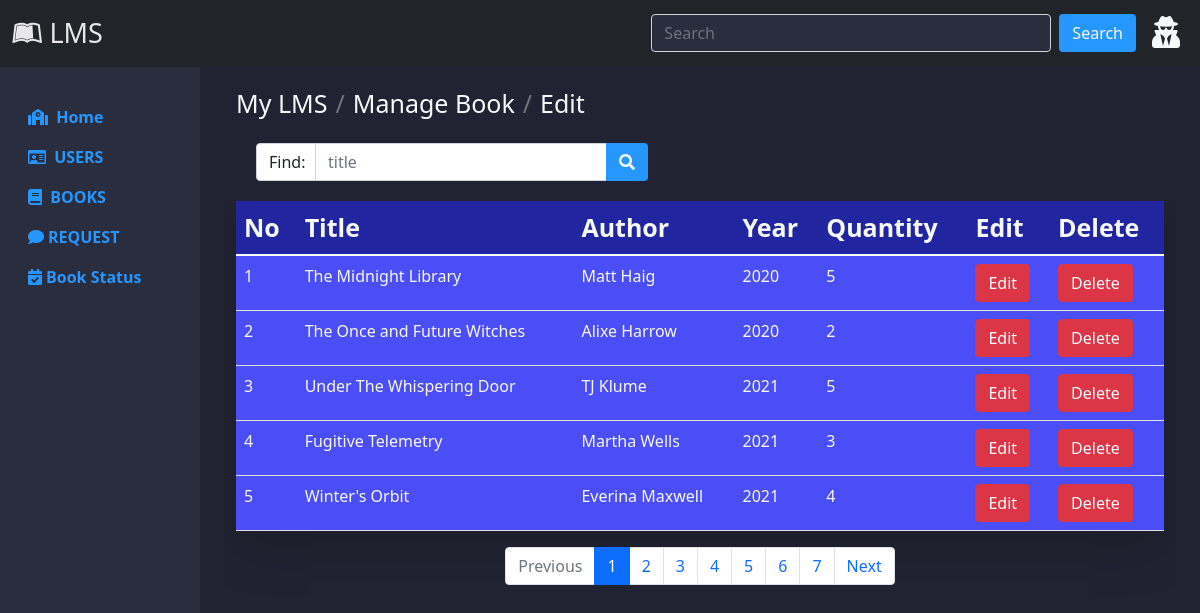
The app's page /bmbook with its own data.
### lms/models.py (models this page shows)
class Book(models.Model):
    title = models.CharField(max_length=100)
    category = models.CharField(max_length=100, null=True)
    author = models.CharField(max_length=100)
    review = models.TextField(null=True)
    year = models.CharField(max_length=100)
    quantity = models.IntegerField(null=True)
    bring = models.IntegerField(null=True)
    order = models.IntegerField(null=True)
    cover = models.ImageField(upload_to='Media/BookCover', null=True, blank=True)

### lms/views.py (the view)
# urls.py: path('bmbook', views.BMBookListView.as_view(), name='bmbook'),
class BMBookListView(generic.ListView):
    model = Book
    template_name = 'boss/manage_book.html'
    context_object_name = 'books'
    paginate_by = 5
    def get_queryset(self):
        return Book.objects.order_by('id')

### lms/templates/boss/manage_book.html (shortened to what this page needs)
{% extends 'boss/base.html' %}
{% load static %}
{% block content %}
<div class="container-fluid">
    <ol class="breadcrumb text-light" style="font-size:25px;margin:20px 0">
        <li class="breadcrumb-item">My LMS</li>
        <li class="breadcrumb-item">Manage Book</li>
        <li class="breadcrumb-item">Edit</li>
    </ol>
    <form method="GET" action="{% url 'bbesearch' %}">
        <div class="input-group" style="width:400px;margin:20px">
              <span class="input-group-text" style="width:60px;background-color:white">Find: </span>
            <input type="text" class="form-control" name="searched" required="" placeholder="title">
            <button class="btn me-2 text-light" type="submit" style="background-color:#2697ff"><i class="fas fa-search"></i></button>
          </div>
        </form>
    <div class="row">
        <div class="table-responsive">
        <table class="table table-bodered shadow-lg text-light" width="100%" cellspacing="0">
            <thead style="background-color:#21259f;font-size:25px;font-weight:bold">
                <tr>
                    <td>No</td>
                    <td>Title</td>
                    <td>Author</td>
                    <td>Year</td>
                    <td>Quantity</td>
                    <td>Edit</td>
                    <td>Delete</td>
                </tr>
            </thead>
            <tbody style="background-color:#4b4ef7">
            {% if books %}
            {% for book in books %}
            <tr>
                <td>{{ forloop.counter }}</td>
                <td>{{ book.title }}</td>
                <td>{{ book.author }}</td>
                <td>{{ book.year }}</td>
                <td>{{ book.quantity }}</td>
                <td>
                    <a href="{% url 'bebook' book.pk %}"><button type="button" class="btn btn-danger">Edit</button></a>
                </td>
                <td>
                    <button type="button" class="btn btn-danger" data-bs-toggle="modal" data-bs-target="#deModal">
                        Delete
                    </button>
                </td>
            </tr>
            {% endfor %}
            {% endif %}
            </tbody>
        </table>
             {% if is_paginated %}
  <ul class="pagination justify-content-center">
    {% if page_obj.has_previous %}
      <li class="page-item"><a class="page-link" href="?page={{ page_obj.previous_page_number }}">Previous</a></li>
    {% else %}
      <li class="page-item disabled"><a class="page-link">Previous</a></li>
    {% endif %}
    {% for i in paginator.page_range %}
      {% if page_obj.number == i %}
        <li class="page-item active"><a class="page-link" href="?page={{ i }}">{{ i }}</a></li>
      {% else %}
        <li class="page-item"><a class="page-link" href="?page={{ i }}">{{ i }}</a></li>
      {% endif %}
    {% endfor %}
    {% if page_obj.has_next %}
      <li class="page-item"><a class="page-link " href="?page={{ page_obj.next_page_number }}">Next</a></li>
    {% else %}
       <li class="page-item disabled"><a class="page-link">Next</a></li>
    {% endif %}
  </ul>
{% endif %}
        </div>
    </div>
</div>
{% endblock %}

### records on screen
Book: title "The Midnight Library", author "Matt Haig", year "2020", quantity "5"
Book: title "The Once and Future Witches", author "Alixe Harrow", year "2020", quantity "2"
Book: title "Under The Whispering Door", author "TJ Klume", year "2021", quantity "5"
Book: title "Fugitive Telemetry", author "Martha Wells", year "2021", quantity "3"
Book: title "Winter's Orbit", author "Everina Maxwell", year "2021", quantity "4"

### other values on screen
{{ i }} "1"
{{ i }} "2" "3" "4" "5" "6" "7"
